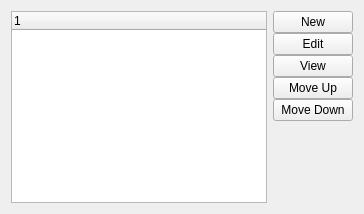
         <widget class="QWidget" name="_creditcardsPage">
          <layout class="QGridLayout" name="gridLayout_2">
           <item row="0" column="0">
            <widget class="XTreeWidget" name="_cc"/>
           </item>
           <item row="0" column="1">
            <layout class="QVBoxLayout">
             <property name="spacing">
              <number>0</number>
             </property>
             <item>
              <widget class="QPushButton" name="_newCC">
               <property name="text">
                <string>New</string>
               </property>
              </widget>
             </item>
             <item>
              <widget class="QPushButton" name="_editCC">
               <property name="text">
                <string>Edit</string>
               </property>
              </widget>
             </item>
             <item>
              <widget class="QPushButton" name="_viewCC">
               <property name="text">
                <string>View</string>
               </property>
              </widget>
             </item>
             <item>
              <widget class="QPushButton" name="_upCC">
               <property name="text">
                <string>Move Up</string>
               </property>
              </widget>
             </item>
             <item>
              <widget class="QPushButton" name="_downCC">
               <property name="text">
                <string>Move Down</string>
               </property>
              </widget>
             </item>
             <item>
              <spacer>
               <property name="orientation">
                <enum>Qt::Vertical</enum>
               </property>
               <property name="sizeType">
                <enum>QSizePolicy::Expanding</enum>
               </property>
               <property name="sizeHint" stdset="0">
                <size>
                 <width>21</width>
                 <height>10</height>
                </size>
               </property>
              </spacer>
             </item>
            </layout>
           </item>
          </layout>
         </widget>
